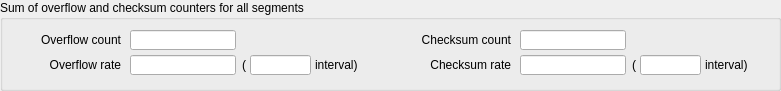
   <widget class="QGroupBox" name="groupBox_2">
    <property name="geometry">
     <rect>
      <x>10</x>
      <y>30</y>
      <width>781</width>
      <height>91</height>
     </rect>
    </property>
    <property name="title">
     <string>Sum of overflow and checksum counters for all segments</string>
    </property>
    <widget class="QLabel" name="label_23">
     <property name="geometry">
      <rect>
       <x>616</x>
       <y>55</y>
       <width>20</width>
       <height>20</height>
      </rect>
     </property>
     <property name="text">
      <string>(</string>
     </property>
     <property name="alignment">
      <set>Qt::AlignRight|Qt::AlignTrailing|Qt::AlignVCenter</set>
     </property>
    </widget>
    <widget class="QLabel" name="label_22">
     <property name="geometry">
      <rect>
       <x>705</x>
       <y>55</y>
       <width>61</width>
       <height>20</height>
      </rect>
     </property>
     <property name="text">
      <string>interval)</string>
     </property>
     <property name="alignment">
      <set>Qt::AlignLeading|Qt::AlignLeft|Qt::AlignVCenter</set>
     </property>
    </widget>
    <widget class="caLineEdit" name="calineedit_7">
     <property name="geometry">
      <rect>
       <x>130</x>
       <y>30</y>
       <width>106</width>
       <height>20</height>
      </rect>
     </property>
     <property name="channel" stdset="0">
      <string notr="true">$(SYS)-$(DEVICE):DBuf-Sum-Oflw-I</string>
     </property>
    </widget>
    <widget class="QLabel" name="label_18">
     <property name="geometry">
      <rect>
       <x>400</x>
       <y>30</y>
       <width>111</width>
       <height>20</height>
      </rect>
     </property>
     <property name="text">
      <string>Checksum count</string>
     </property>
     <property name="alignment">
      <set>Qt::AlignRight|Qt::AlignTrailing|Qt::AlignVCenter</set>
     </property>
    </widget>
    <widget class="QLabel" name="label_19">
     <property name="geometry">
      <rect>
       <x>400</x>
       <y>55</y>
       <width>111</width>
       <height>20</height>
      </rect>
     </property>
     <property name="text">
      <string>Checksum rate</string>
     </property>
     <property name="alignment">
      <set>Qt::AlignRight|Qt::AlignTrailing|Qt::AlignVCenter</set>
     </property>
    </widget>
    <widget class="caLineEdit" name="calineedit_11">
     <property name="geometry">
      <rect>
       <x>130</x>
       <y>55</y>
       <width>106</width>
       <height>20</height>
      </rect>
     </property>
     <property name="channel" stdset="0">
      <string notr="true">$(SYS)-$(DEVICE):DBuf-Sum-Oflw-Rate-I</string>
     </property>
     <property name="colorMode">
      <enum>caLineEdit::Alarm_Default</enum>
     </property>
     <property name="alarmHandling">
      <enum>caLineEdit::onBackground</enum>
     </property>
    </widget>
    <widget class="QLabel" name="label_16">
     <property name="geometry">
      <rect>
       <x>20</x>
       <y>30</y>
       <width>101</width>
       <height>20</height>
      </rect>
     </property>
     <property name="text">
      <string>Overflow count</string>
     </property>
     <property name="alignment">
      <set>Qt::AlignRight|Qt::AlignTrailing|Qt::AlignVCenter</set>
     </property>
    </widget>
    <widget class="caLineEdit" name="calineedit_13">
     <property name="geometry">
      <rect>
       <x>640</x>
       <y>55</y>
       <width>61</width>
       <height>20</height>
      </rect>
     </property>
     <property name="channel" stdset="0">
      <string notr="true">$(SYS)-$(DEVICE):DBuf-Sum-Cs-Rate-I.SCAN</string>
     </property>
    </widget>
    <widget class="QLabel" name="label_20">
     <property name="geometry">
      <rect>
       <x>315</x>
       <y>55</y>
       <width>61</width>
       <height>20</height>
      </rect>
     </property>
     <property name="text">
      <string>interval)</string>
     </property>
     <property name="alignment">
      <set>Qt::AlignLeading|Qt::AlignLeft|Qt::AlignVCenter</set>
     </property>
    </widget>
    <widget class="QLabel" name="label_17">
     <property name="geometry">
      <rect>
       <x>20</x>
       <y>55</y>
       <width>101</width>
       <height>20</height>
      </rect>
     </property>
     <property name="text">
      <string>Overflow rate</string>
     </property>
     <property name="alignment">
      <set>Qt::AlignRight|Qt::AlignTrailing|Qt::AlignVCenter</set>
     </property>
    </widget>
    <widget class="caLineEdit" name="calineedit_10">
     <property name="geometry">
      <rect>
       <x>250</x>
       <y>55</y>
       <width>61</width>
       <height>20</height>
      </rect>
     </property>
     <property name="channel" stdset="0">
      <string notr="true">$(SYS)-$(DEVICE):DBuf-Sum-Oflw-Rate-I.SCAN</string>
     </property>
    </widget>
    <widget class="caLineEdit" name="calineedit_12">
     <property name="geometry">
      <rect>
       <x>520</x>
       <y>55</y>
       <width>106</width>
       <height>20</height>
      </rect>
     </property>
     <property name="channel" stdset="0">
      <string notr="true">$(SYS)-$(DEVICE):DBuf-Sum-Cs-Rate-I</string>
     </property>
     <property name="colorMode">
      <enum>caLineEdit::Alarm_Default</enum>
     </property>
     <property name="alarmHandling">
      <enum>caLineEdit::onBackground</enum>
     </property>
    </widget>
    <widget class="QLabel" name="label_21">
     <property name="geometry">
      <rect>
       <x>226</x>
       <y>55</y>
       <width>20</width>
       <height>20</height>
      </rect>
     </property>
     <property name="text">
      <string>(</string>
     </property>
     <property name="alignment">
      <set>Qt::AlignRight|Qt::AlignTrailing|Qt::AlignVCenter</set>
     </property>
    </widget>
    <widget class="caLineEdit" name="calineedit_9">
     <property name="geometry">
      <rect>
       <x>520</x>
       <y>30</y>
       <width>106</width>
       <height>20</height>
      </rect>
     </property>
     <property name="channel" stdset="0">
      <string notr="true">$(SYS)-$(DEVICE):DBuf-Sum-Cs-I</string>
     </property>
    </widget>
    <zorder>label_23</zorder>
    <zorder>label_21</zorder>
    <zorder>label_22</zorder>
    <zorder>calineedit_7</zorder>
    <zorder>label_18</zorder>
    <zorder>label_19</zorder>
    <zorder>calineedit_11</zorder>
    <zorder>label_16</zorder>
    <zorder>calineedit_13</zorder>
    <zorder>label_20</zorder>
    <zorder>label_17</zorder>
    <zorder>calineedit_10</zorder>
    <zorder>calineedit_12</zorder>
    <zorder>calineedit_9</zorder>
   </widget>
